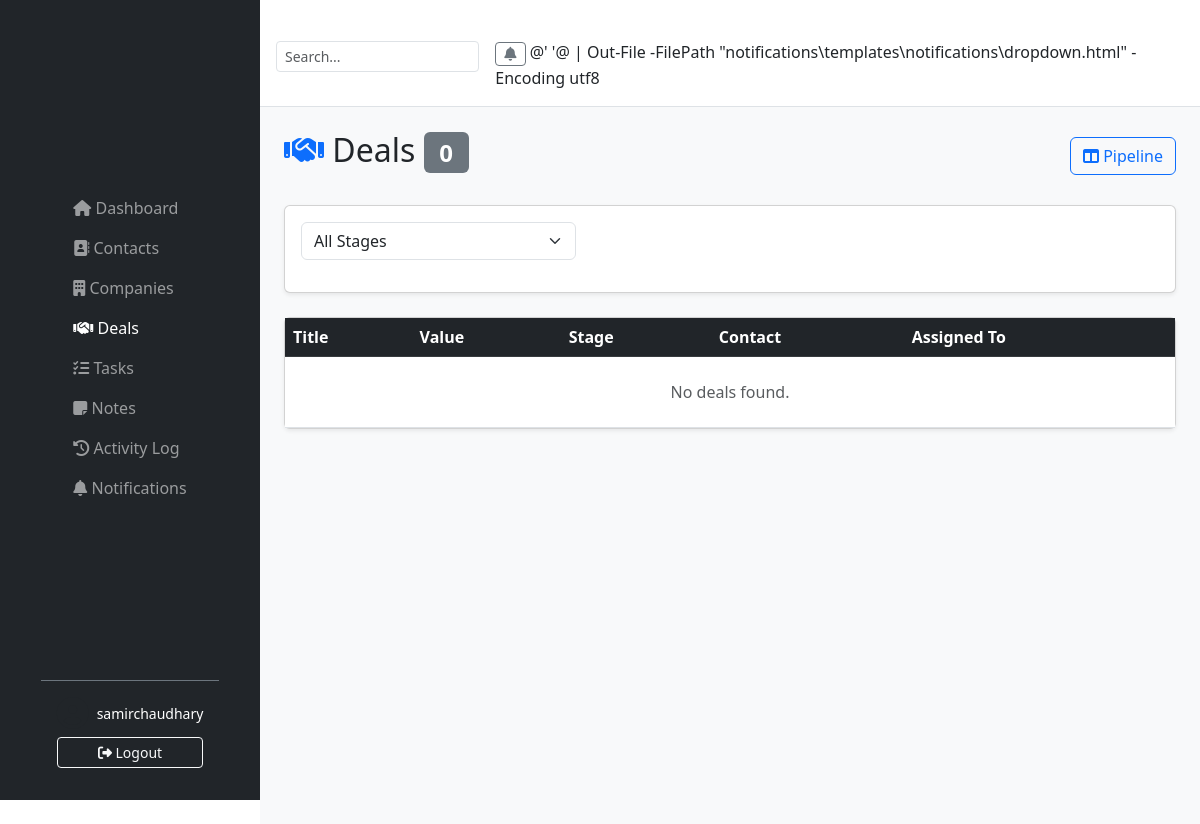
Before: /deals/ (signed in) with the older database file.
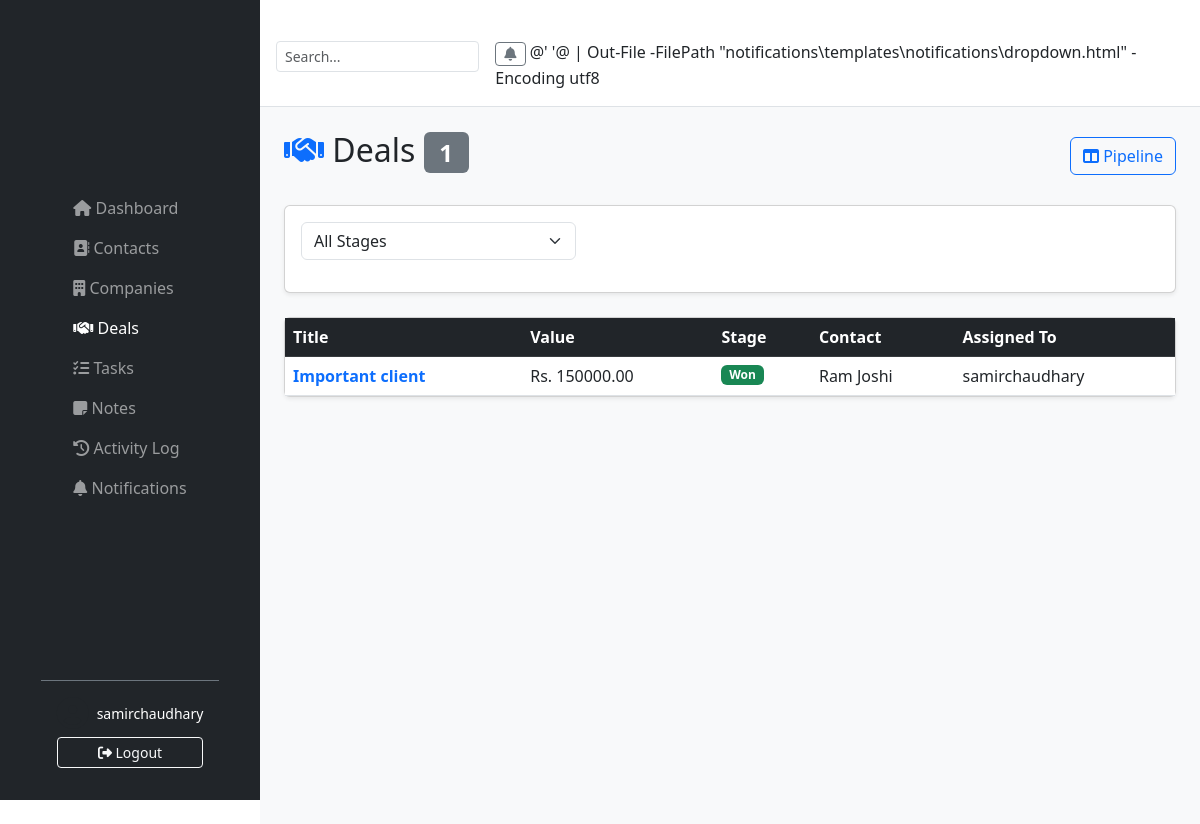
After: the same page with the newer database file.
### deals/models.py (models this page shows, shortened)
class Deal(models.Model):
    STAGE_CHOICES = [
        ('lead', 'Lead'),
        ('qualified', 'Qualified'),
        ('proposal', 'Proposal Sent'),
        ('negotiation', 'Negotiation'),
        ('won', 'Won'),
        ('lost', 'Lost'),
    ]
    title = models.CharField(max_length=200)
    value = models.DecimalField(max_digits=12, decimal_places=2, default=0)
    stage = models.CharField(max_length=20, choices=STAGE_CHOICES, default='lead')
    contact = models.ForeignKey(
        Contact,
        on_delete=models.CASCADE,
        related_name='deals'
    )
    company = models.ForeignKey(
        Company,
        on_delete=models.CASCADE,
        null=True,
        blank=True,
        related_name='deals'
    )
    assigned_to = models.ForeignKey(
        User,
        on_delete=models.SET_NULL,
        null=True,
        blank=True,
        related_name='deals'
    )
    expected_close_date = models.DateField(null=True, blank=True)
    description = models.TextField(blank=True)
    created_at = models.DateTimeField(auto_now_add=True)
    updated_at = models.DateTimeField(auto_now=True)

### contacts/models.py (models this page shows, shortened)
class Contact(models.Model):
    STATUS_CHOICES = [
        ('lead', 'Lead'),
        ('customer', 'Customer'),
        ('partner', 'Partner'),
    ]
    first_name = models.CharField(max_length=50)
    last_name = models.CharField(max_length=50)
    email = models.EmailField(unique=True)
    phone = models.CharField(max_length=20, blank=True)
    company = models.CharField(max_length=100, blank=True)
    job_title = models.CharField(max_length=100, blank=True)
    status = models.CharField(max_length=20, choices=STATUS_CHOICES, default='lead')
    assigned_to = models.ForeignKey(User, on_delete=models.SET_NULL, null=True, blank=True)
    notes = models.TextField(blank=True)
    created_at = models.DateTimeField(auto_now_add=True)
    def __str__(self):
        return f"{self.first_name} {self.last_name}"

### deals/views.py (the view)
# urls.py: path('', views.deal_list, name='deal_list'),
@login_required
def deal_list(request):
    if request.user.groups.filter(name='Sales Rep').exists():
        deals = Deal.objects.filter(assigned_to=request.user)
    else:
        deals = Deal.objects.all()
    stage = request.GET.get('stage')
    if stage:
        deals = deals.filter(stage=stage)
    return render(request, 'deals/deal_list.html', {
        'deals': deals,
        'total': deals.count(),
        'is_admin': request.user.groups.filter(name='Admin').exists(),
        'is_manager': request.user.groups.filter(
            name__in=['Admin', 'Sales Manager']
        ).exists(),
    })

### notifications/context_processors.py (called while the page is built)
def notification_context(request):
    if request.user.is_authenticated:
        unread_count = request.user.notifications.filter(is_read=False).count()
        latest_notifications = request.user.notifications.all()[:5]
        return {
            'unread_count': unread_count,
            'latest_notifications': latest_notifications,
        }
    return {}

### deals/templates/deals/deal_list.html (shortened to what this page needs)
{% extends 'base.html' %}
{% block content %}
<div class="d-flex justify-content-between align-items-center mb-4">
    <h2><i class="fas fa-handshake text-primary"></i> Deals <span class="badge bg-secondary">{{ total }}</span></h2>
    <div>
        <a href="{% url 'deal_pipeline' %}" class="btn btn-outline-primary"><i class="fas fa-columns"></i> Pipeline</a>
    </div>
</div>
<div class="card mb-4 shadow-sm">
    <div class="card-body">
        <form method="get" class="row g-3">
            <div class="col-md-4">
                <select name="stage" class="form-select" onchange="this.form.submit()">
                    <option value="">All Stages</option>
                </select>
            </div>
        </form>
    </div>
</div>
<div class="card shadow-sm">
    <div class="table-responsive">
        <table class="table table-hover mb-0">
            <thead class="table-dark">
                <tr>
                    <th>Title</th>
                    <th>Value</th>
                    <th>Stage</th>
                    <th>Contact</th>
                    <th>Assigned To</th>
                </tr>
            </thead>
            <tbody>
                {% for deal in deals %}
                <tr>
                    <td><a href="{% url 'deal_detail' deal.pk %}" class="fw-bold text-decoration-none">{{ deal.title }}</a></td>
                    <td>Rs. {{ deal.value }}</td>
                    <td>
                        {% if deal.stage == 'lead' %}<span class="badge bg-secondary">Lead</span>
                        {% elif deal.stage == 'qualified' %}<span class="badge bg-info">Qualified</span>
                        {% elif deal.stage == 'proposal' %}<span class="badge bg-primary">Proposal</span>
                        {% elif deal.stage == 'negotiation' %}<span class="badge bg-warning text-dark">Negotiation</span>
                        {% elif deal.stage == 'won' %}<span class="badge bg-success">Won</span>
                        {% else %}<span class="badge bg-danger">Lost</span>{% endif %}
                    </td>
                    <td>{{ deal.contact }}</td>
                    <td>{{ deal.assigned_to|default:"Unassigned" }}</td>
                </tr>
                {% empty %}
                <tr><td colspan="6" class="text-center text-muted py-4">No deals found.</td></tr>
                {% endfor %}
            </tbody>
        </table>
    </div>
</div>
{% endblock %}

Changed rows visible on the page:
added Deal: title "Important client", value "150000.00", stage "Won", contact "Ram Joshi", assigned_to "samirchaudhary"
Other visible differences:
{{ total }}: "0" → "1"
text no longer shown: "No deals found."
